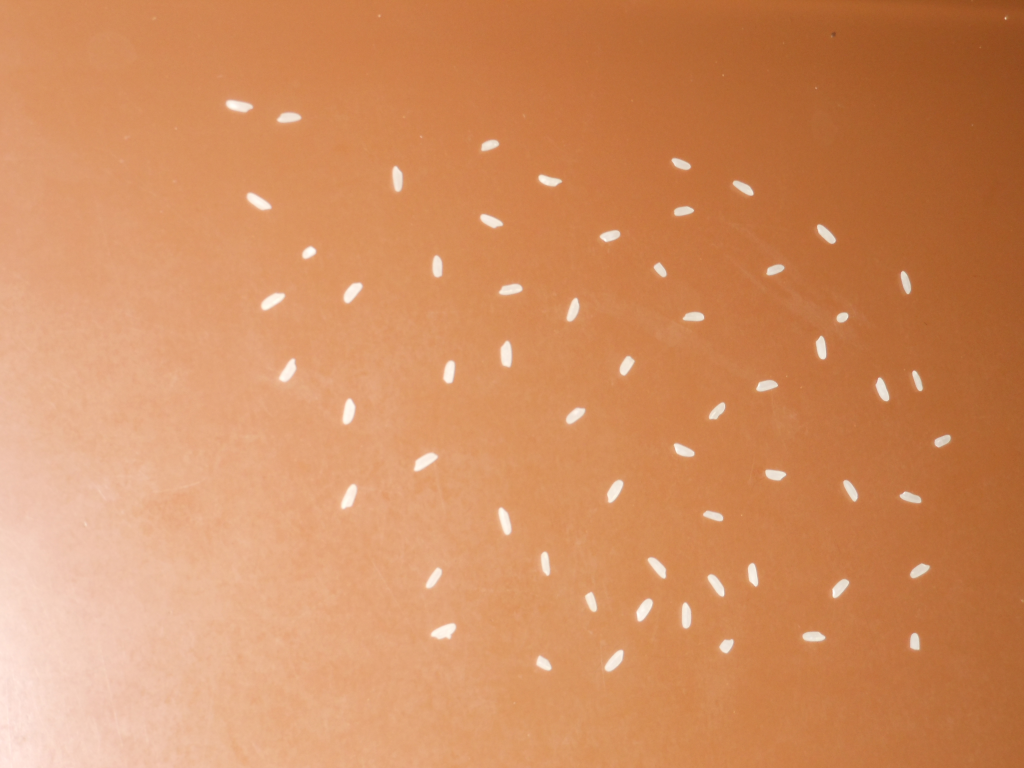
#> input picture Implementacoes/04 - Arroz/60.bmp, 1024 x 768 px
$ python main.py
#> lines starting #> are read from the running program, lines starting #| are printed output that depends on the picture; after the words box and inside, x2 and y2 are one past the last pixel; in counts of white or black regions, pixels touching at a corner belong together
### Implementacoes/01 - Arroz e letras/blob.py
import numpy as np

class Blob:
    __statId = 0
    def __init__(self):
        self.id = self.__statId
        self.nPixel = 0
        self.pixels = []

        self.xmax = -1
        self.xmin = 1e100

        self.ymax = -1
        self.ymin = 1e100

        self.__statId += 1

    def addPixel(self, y, x):
        self.nPixel += 1
        self.pixels.append((y, x))
        self.ymax = max(y, self.ymax)
        self.ymin = min(y, self.ymin)
        self.xmax = max(x, self.xmax)
        self.xmin = min(x, self.xmin)


### Implementacoes/04 - Arroz/funcs.py
from blob import *
import cv2 as cv
import param as pm
import numpy as np

WHITE = 1.0
BLACK = 0.0
ROTULATED = 0.99 # value of rotulated pixel

ALTURA_MIN = 7
LARGURA_MIN = 7
N_PIXELS_MIN = 15

# funcao recursiva para rotular pixels e blob
def rotula(img, blob, y0, x0):
    img[y0, x0] = ROTULATED
    blob.addPixel(y0, x0)
    pixels = list()
    pixels.append((y0, x0))
    while(len(pixels) > 0):
        y0, x0 = pixels[0]
        del pixels[0]
        # vizinhança de 8
        for y in range(y0-1, y0+2):
            if(y < len(img) and y >= 0):
                for x in range(x0-1, x0+2):
                    if (x >= 0 and x < len(img[y])):
                        if(img[y, x] == WHITE):
                            img[y, x] = ROTULATED
                            blob.addPixel(y, x)
                            pixels.append((y, x))

# get list of blobs in image
def getBlobs(img):
    blobs = []
    for y in range(0, len(img)):
        for x in range(0, len(img[y])):
            if(img[y, x] == WHITE):
                blobs.append(Blob())
                rotula(img, blobs[-1], y, x)
    return blobs

# funcao para validar o blob
def validaBlobs(blobs):
    valBlobs = []
    for blob in blobs:
        if (blob.nPixel < N_PIXELS_MIN):
            continue
        if((blob.xmax - blob.xmin) < LARGURA_MIN):
            continue
        if((blob.ymax - blob.ymin) < ALTURA_MIN):
            continue
        valBlobs.append(blob)
    return valBlobs


def checkDiscontinuity(blob, imgBin):
    disc = [0, 0]
    # check vertical discontinuities
    for x in range(blob.xmin, blob.xmax+1):
        val = imgBin[blob.ymin, x]
        change = 0
        for y in range(blob.ymin+1, blob.ymax+1):
            if imgBin[y, x] != val:
                val = imgBin[y, x]
                change += 1
                if change > 2:
                    disc[0] += 1
                    break
    # check horizontal discontinuities
    for y in range(blob.ymin, blob.ymax+1):
        val = imgBin[y, blob.xmin]
        change = 0
        for x in range(blob.xmin+1, blob.xmax+1):
            if imgBin[y, x] != val:
                val = imgBin[y, x]
                change += 1
                if change > 2:
                    disc[1] += 1
                    break
    return disc


def erodeBlob(blob, imgBin):
    kernel = np.ones((pm.KERNEL_SIZE, pm.KERNEL_SIZE), np.uint8)
    imgErode = cv.erode(imgBin, kernel, iterations=1)
    # update blob pixels to pixels from eroded image
    for y, x in blob.pixels:
        imgBin[y, x] = imgErode[y, x]


def updateBlob(blobs, blobUpdate, imgBin):
    # "unrotulate" all non black pixels in blob
    for y, x in blobUpdate.pixels:
        if(imgBin[y, x] > BLACK):
            imgBin[y, x] = WHITE
    newBlobs = []

    # rotulate blob area again
    for y, x in blobUpdate.pixels:
        if(imgBin[y, x] == WHITE):
            newBlobs.append(Blob())
            rotula(imgBin, newBlobs[-1], y, x)
    return newBlobs


def treatBlobs(blobs, imgBin):
    newBlobs = []
    treatedBlobs = []
    for blob in blobs:
        disc = checkDiscontinuity(blob, imgBin)
        # if the blobs has at least two discontinuities
        if(sum(disc) >= 2):
            erodeBlob(blob, imgBin)
            resBlobs = updateBlob(blobs, blob, imgBin)
            # if the blob was destroyed, consider the old one as a new blob
            if len(resBlobs) == 0:
                newBlobs.append(blob)
            else:
                treatedBlobs.append(blob)
            # add blobs created to new Blobs
            for resBlob in resBlobs:
                newBlobs.append(resBlob)

    # remove treated blobs
    for blob in treatedBlobs:
        blobs.remove(blob)
    # add new blobs
    for blob in newBlobs:
        blobs.append(blob)

    return (treatedBlobs, newBlobs)

### Implementacoes/04 - Arroz/main.py
import cv2 as cv
import numpy as np
import copy as cp
import param as pm
import funcs as fc

IMGS_IN = [ \
    "60.bmp",
    "82.bmp",
    "114.bmp",
    "150.bmp",
    "205.bmp"]

IMGS_OUT = [ \
    "60_out.bmp",
    "82_out.bmp",
    "114_out.bmp",
    "150_out.bmp",
    "205_out.bmp"]

LOG_PATH = 'log.txt'


with open(LOG_PATH, 'w') as f:
    f.write("PARAMETERS:\n")
    f.write("Box size: %d\n" % pm.BOX_SIZE)
    f.write("Treshold: %.2f\n" % pm.LIM)
    f.write("Min val. pixel: %.2f\n" % pm.MIN_L)
    f.write("Kernel size: %d\n" % pm.KERNEL_SIZE)
    f.write("\n")
    f.write("IMAGES:\n")

for i in range(0, len(IMGS_IN)):
    img = cv.imread(IMGS_IN[i], cv.IMREAD_COLOR) # read image
#> img is the input picture: shape (768, 1024, 3); mean B, G, R 95.8, 141.9, 209.8
    img = cv.cvtColor(img, cv.COLOR_BGR2GRAY) # convert to gray scale
#> img: shape (768, 1024)
    # normalize to [0,1]
    img = cv.normalize(img.astype('float'), None, 0.0, 1.0, cv.NORM_MINMAX)
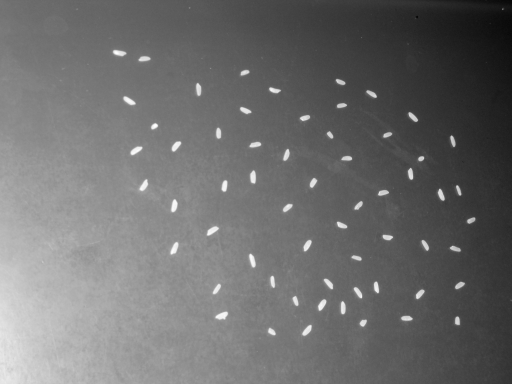
#> img: shape (768, 1024) float64 (shown at 1/2 size); min -6.94e-18, max 1, mean 0.428; drawn with min black and max white
    # average image
    imgAvg = cv.blur(img, (pm.BOX_SIZE, pm.BOX_SIZE))
    # binary image
    imgBin = np.where(np.logical_and(img >= imgAvg + pm.LIM, img > pm.MIN_L), 1.0, 0.0)
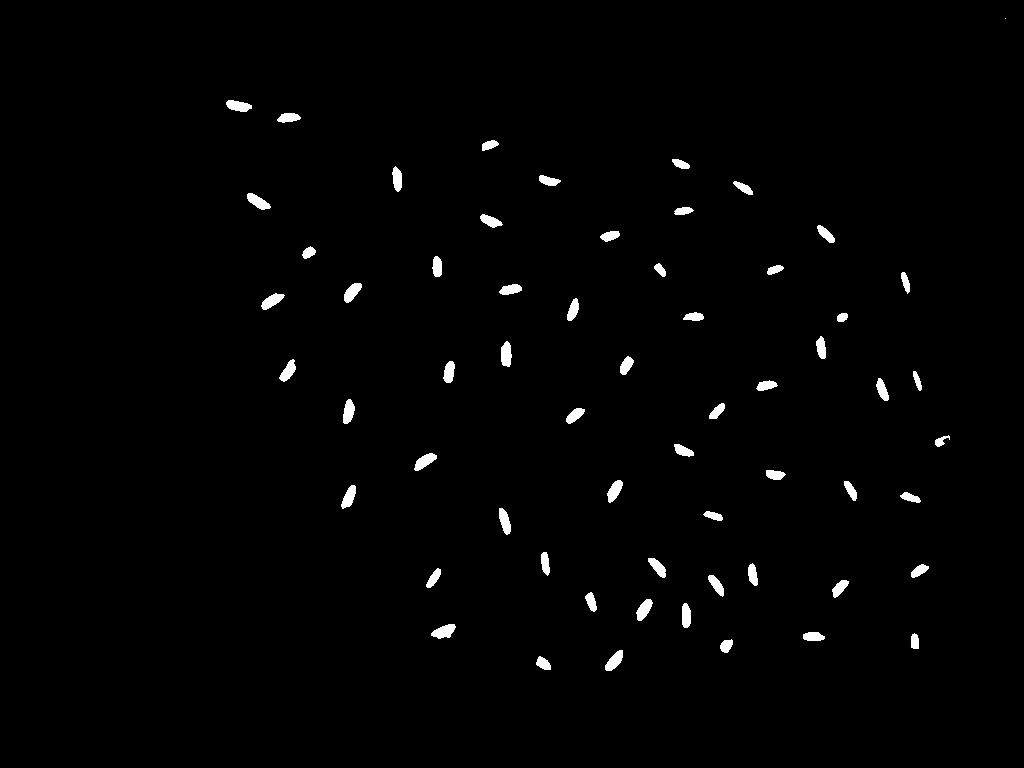
#> imgBin: shape (768, 1024) float64; values 0 (black) and 1 (white), 1.3% white; 61 white regions (1 under 20 px), largest, box (x1, y1, x2, y2) and area: (431, 624, 456, 639) 237, (501, 341, 512, 367) 226, (414, 453, 437, 471) 223
    # get rice blobs and validate the first ones
    blobs = fc.getBlobs(imgBin)
#> the loop in getBlobs, `for y in range(0, len(img)):` made 768 passes
#> after the loop in getBlobs, `for y in range(0, len(img)):`: blobs = 61 items
#> blobs = 61 items
    blobs = fc.validaBlobs(blobs)
#> the loop in validaBlobs, `for blob in blobs:` made 61 passes
#> after the loop in validaBlobs, `for blob in blobs:`: valBlobs = 60 items
#> blobs = 60 items
    # treat blobs
    treat = True
    while(treat):
        res = fc.treatBlobs(blobs, imgBin)
        if ((len(res[1]) - len(res[0])) <= 0):
            treat = False
#> this loop made 2 passes
#> res on pass 2: ([], [])
#> pass 1, in erodeBlob, `imgErode = cv.erode(imgBin, kernel, iterations=1)`:
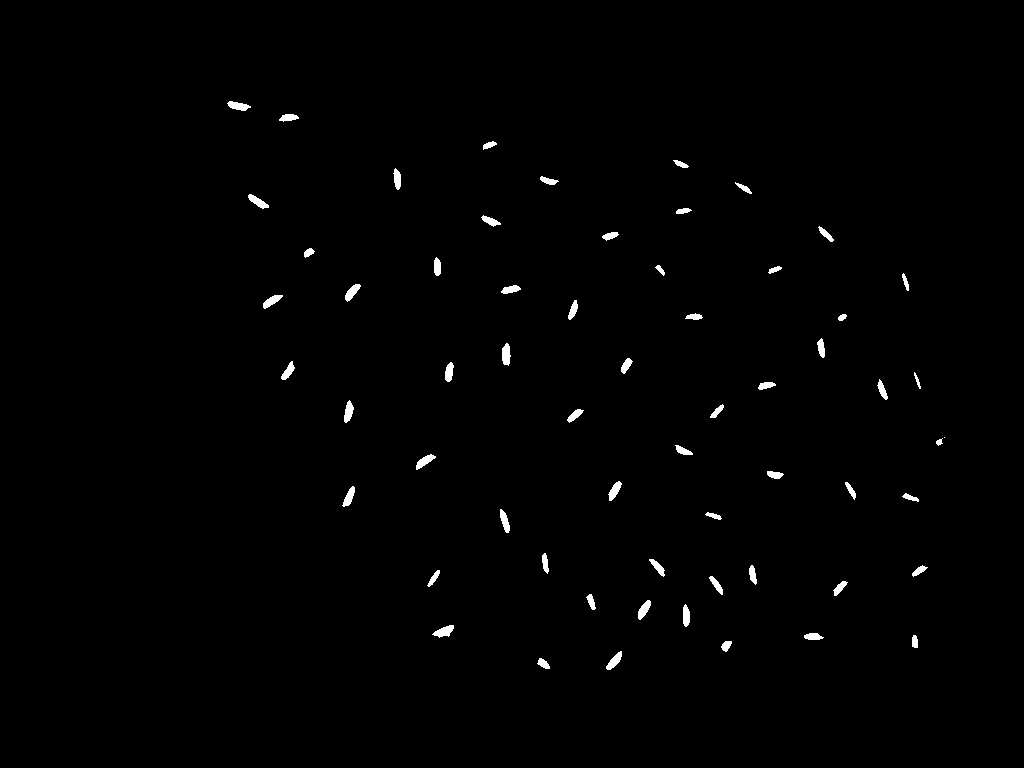
#> imgErode: shape (768, 1024) float64; values 0 (black) and 0.99 (white), 0.78% white; 61 white regions (1 under 20 px), largest, box (x1, y1, x2, y2) and area: (432, 625, 454, 638) 159, (502, 343, 511, 366) 156, (227, 101, 251, 111) 145

    # image to save
    img = cv.cvtColor((imgBin*255).astype('uint8'), cv.COLOR_GRAY2RGB)

    # draw red rectangles on blobs
    for blob in blobs:
        cv.rectangle(img, (blob.xmin, blob.ymin), (blob.xmax, blob.ymax), (0,0,255), 1)
#> this loop made 61 passes
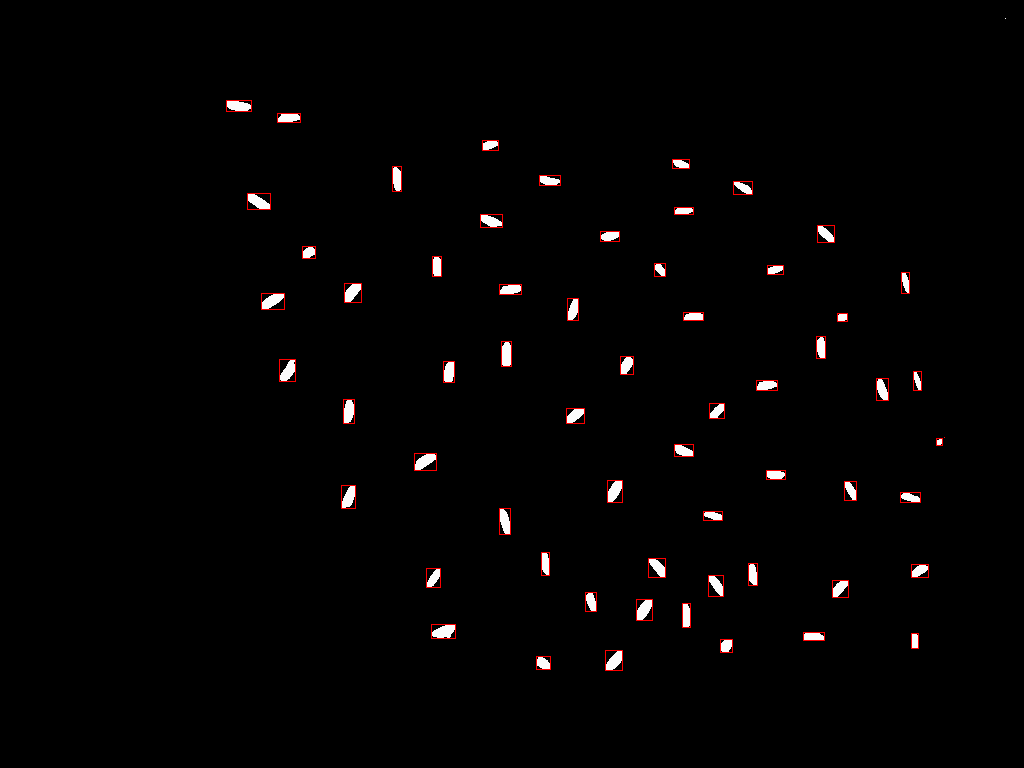
#> img: shape (768, 1024, 3); mean B, G, R 2.8, 2.8, 4

    # save image
    cv.imwrite(IMGS_OUT[i], img)

    # write log
    with open(LOG_PATH, 'a') as f:
        f.write(IMGS_IN[i] + "\n")
        f.write("    number of rices: %d\n" % len(blobs))
#> pass 2 of the loop `for i in range(0, len(IMGS_IN)):`:
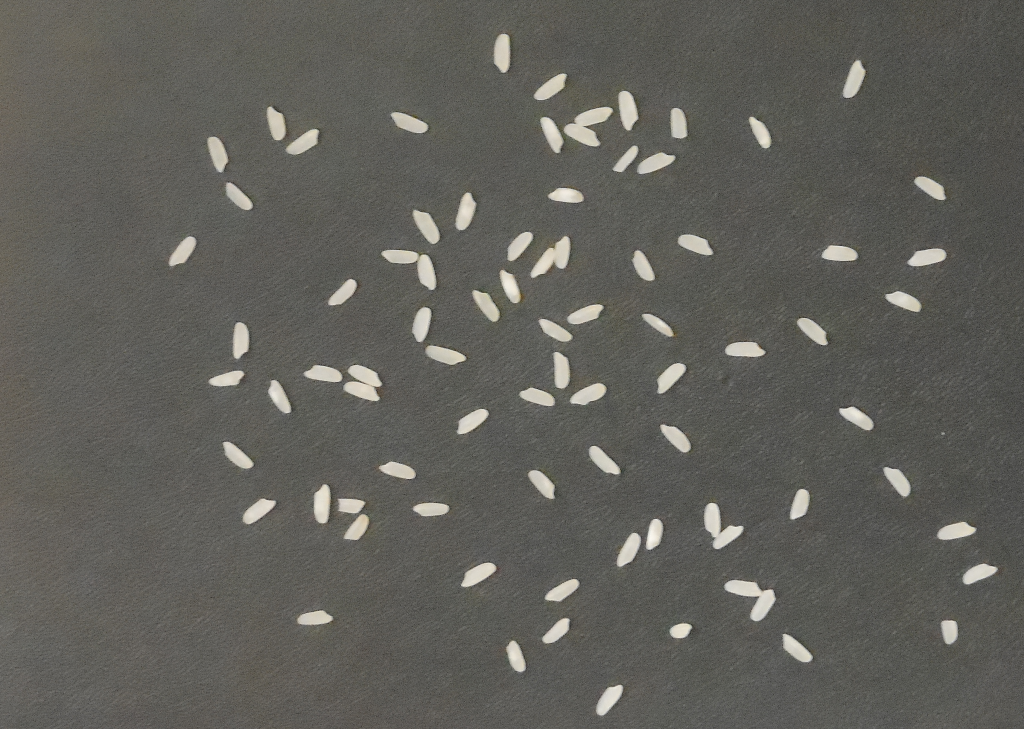
#> input picture Implementacoes/04 - Arroz/82.bmp, 1024 x 729 px
#> img is the input picture: shape (729, 1024, 3); mean B, G, R 90.4, 95.9, 96.8
#> imgAvg: shape (729, 1024) float64
#> `imgBin = np.where(np.logical_and(img >= imgAvg + pm.LIM, img > pm.MIN_..`:
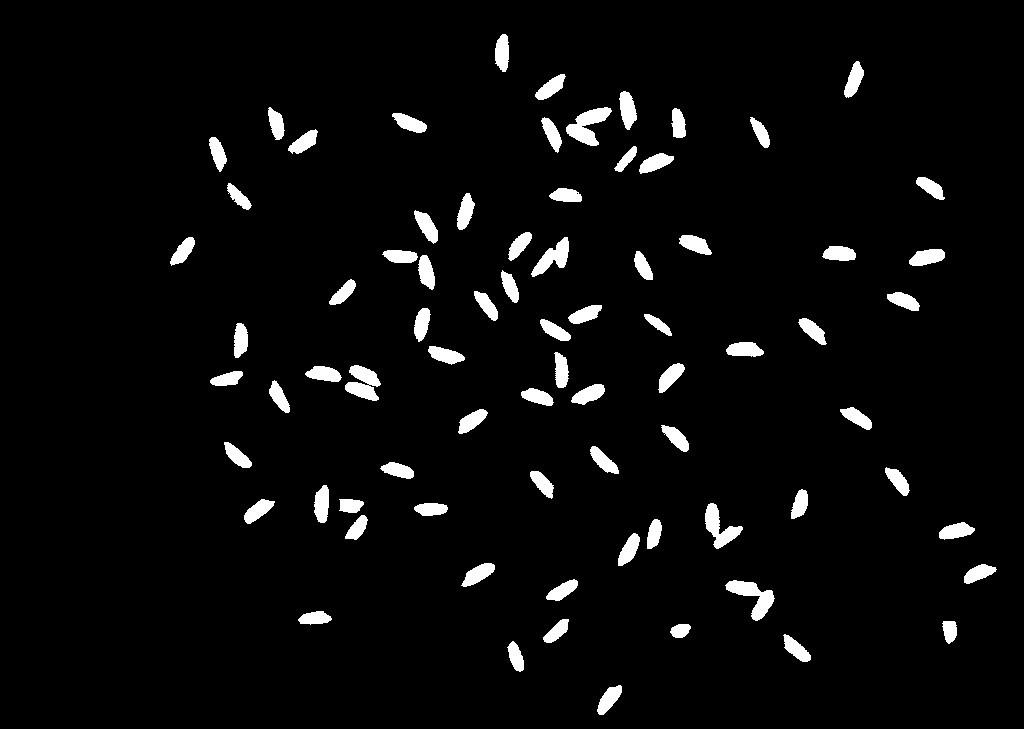
#> imgBin: shape (729, 1024) float64; values 0 (black) and 1 (white), 4.1% white; 77 white regions, largest, box (x1, y1, x2, y2) and area: (566, 107, 612, 146) 864, (725, 580, 775, 621) 842, (345, 365, 381, 401) 787
#> the loop in getBlobs (call 2), `for y in range(0, len(img)):` made 729 passes
#> the loop in validaBlobs (call 2), `for blob in blobs:` made 77 passes
#> the loop `for blob in blobs:` made 83 passes
#> after the loop `for blob in blobs:`:
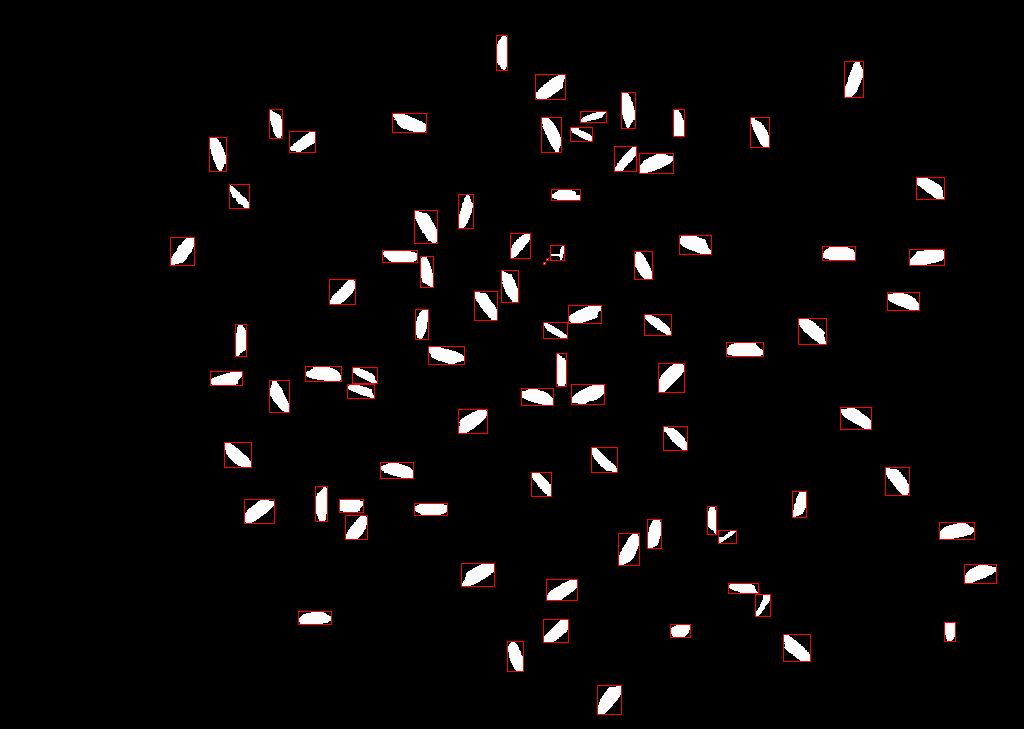
#> img: shape (729, 1024, 3); mean B, G, R 8.3, 8.3, 10.9
cv.destroyAllWindows()
